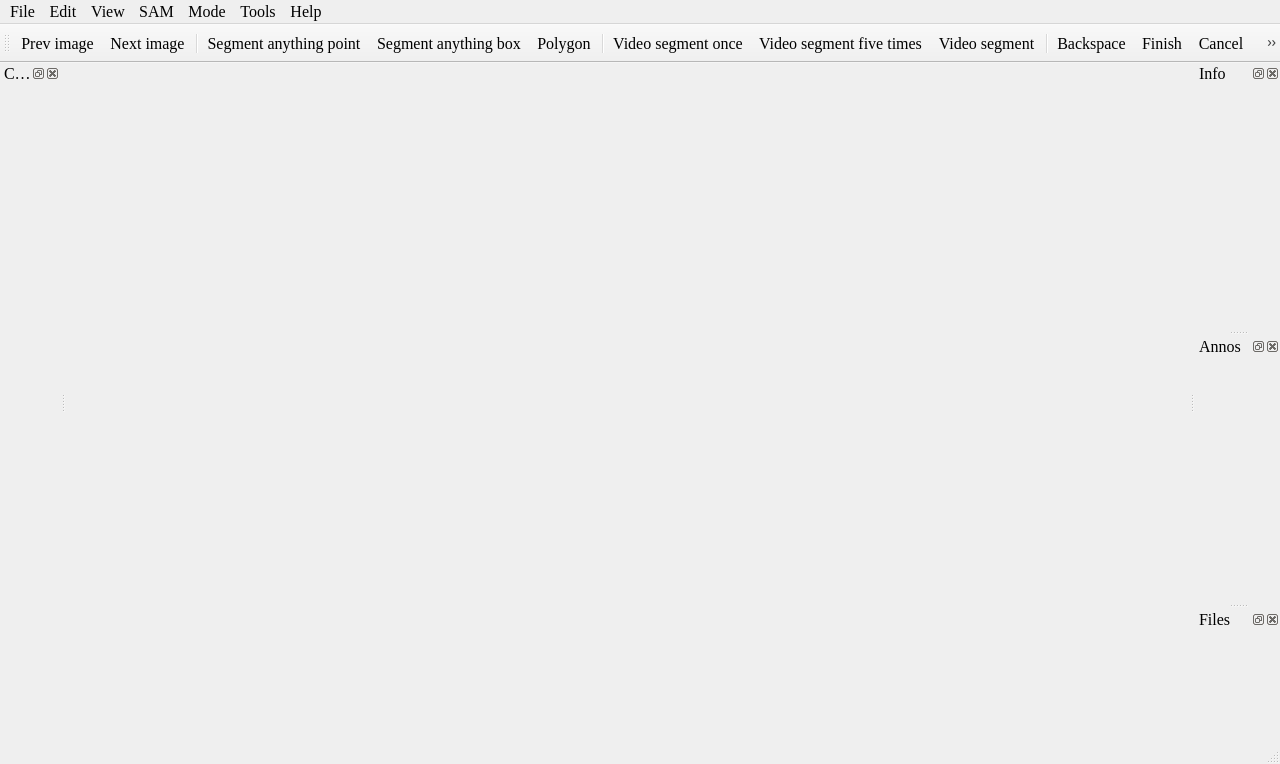
<?xml version="1.0" encoding="UTF-8"?>
<ui version="4.0">
 <class>MainWindow</class>
 <widget class="QMainWindow" name="MainWindow">
  <property name="geometry">
   <rect>
    <x>0</x>
    <y>0</y>
    <width>1280</width>
    <height>764</height>
   </rect>
  </property>
  <property name="minimumSize">
   <size>
    <width>800</width>
    <height>600</height>
   </size>
  </property>
  <property name="font">
   <font>
    <family>Times New Roman</family>
    <pointsize>12</pointsize>
   </font>
  </property>
  <property name="windowTitle">
   <string>ISAT</string>
  </property>
  <property name="windowIcon">
   <iconset resource="../icons.qrc">
    <normaloff>:/icon/icons/ISAT13_100.svg</normaloff>:/icon/icons/ISAT13_100.svg</iconset>
  </property>
  <widget class="QWidget" name="centralwidget">
   <layout class="QVBoxLayout" name="verticalLayout">
    <property name="spacing">
     <number>0</number>
    </property>
    <property name="leftMargin">
     <number>0</number>
    </property>
    <property name="topMargin">
     <number>0</number>
    </property>
    <property name="rightMargin">
     <number>0</number>
    </property>
    <property name="bottomMargin">
     <number>0</number>
    </property>
   </layout>
  </widget>
  <widget class="QMenuBar" name="menubar">
   <property name="enabled">
    <bool>true</bool>
   </property>
   <property name="geometry">
    <rect>
     <x>0</x>
     <y>0</y>
     <width>1280</width>
     <height>29</height>
    </rect>
   </property>
   <property name="font">
    <font>
     <family>Times New Roman</family>
     <pointsize>12</pointsize>
    </font>
   </property>
   <property name="autoFillBackground">
    <bool>false</bool>
   </property>
   <property name="defaultUp">
    <bool>false</bool>
   </property>
   <property name="nativeMenuBar">
    <bool>true</bool>
   </property>
   <widget class="QMenu" name="menuFile">
    <property name="font">
     <font>
      <family>Times New Roman</family>
      <pointsize>12</pointsize>
     </font>
    </property>
    <property name="title">
     <string>File</string>
    </property>
    <addaction name="actionOpen_dir"/>
    <addaction name="actionSave_dir"/>
    <addaction name="separator"/>
    <addaction name="actionPrev"/>
    <addaction name="actionNext"/>
    <addaction name="separator"/>
    <addaction name="actionSetting"/>
    <addaction name="actionExit"/>
   </widget>
   <widget class="QMenu" name="menuView">
    <property name="font">
     <font>
      <family>Times New Roman</family>
      <pointsize>12</pointsize>
     </font>
    </property>
    <property name="title">
     <string>View</string>
    </property>
    <addaction name="separator"/>
    <addaction name="actionZoom_in"/>
    <addaction name="actionZoom_out"/>
    <addaction name="actionFit_wiondow"/>
    <addaction name="separator"/>
    <addaction name="actionBit_map"/>
    <addaction name="separator"/>
   </widget>
   <widget class="QMenu" name="menuAbout">
    <property name="font">
     <font>
      <family>Times New Roman</family>
      <pointsize>12</pointsize>
     </font>
    </property>
    <property name="title">
     <string>Help</string>
    </property>
    <widget class="QMenu" name="menuLaguage">
     <property name="title">
      <string>Laguage</string>
     </property>
     <property name="icon">
      <iconset resource="../icons.qrc">
       <normaloff>:/icon/icons/翻译_translate.svg</normaloff>:/icon/icons/翻译_translate.svg</iconset>
     </property>
     <addaction name="actionChinese"/>
     <addaction name="actionEnglish"/>
    </widget>
    <addaction name="menuLaguage"/>
    <addaction name="actionShortcut"/>
    <addaction name="actionAbout"/>
   </widget>
   <widget class="QMenu" name="menuTools">
    <property name="enabled">
     <bool>true</bool>
    </property>
    <property name="font">
     <font>
      <family>Times New Roman</family>
      <pointsize>12</pointsize>
     </font>
    </property>
    <property name="title">
     <string>Tools</string>
    </property>
    <addaction name="separator"/>
    <addaction name="actionConverter"/>
    <addaction name="actionVideo_to_frames"/>
    <addaction name="actionAuto_segment"/>
    <addaction name="actionAnno_validator"/>
   </widget>
   <widget class="QMenu" name="menuEdit">
    <property name="font">
     <font>
      <family>Times New Roman</family>
      <pointsize>12</pointsize>
     </font>
    </property>
    <property name="title">
     <string>Edit</string>
    </property>
    <addaction name="actionSegment_anything"/>
    <addaction name="actionSegment_anything_box"/>
    <addaction name="actionPolygon"/>
    <addaction name="separator"/>
    <addaction name="actionVideo_segment"/>
    <addaction name="actionVideo_segment_once"/>
    <addaction name="actionVideo_segment_five_times"/>
    <addaction name="separator"/>
    <addaction name="actionBackspace"/>
    <addaction name="actionFinish"/>
    <addaction name="actionCancel"/>
    <addaction name="separator"/>
    <addaction name="actionEdit"/>
    <addaction name="actionDelete"/>
    <addaction name="actionSave"/>
    <addaction name="actionAutoSave"/>
    <addaction name="actionCopy"/>
    <addaction name="separator"/>
    <addaction name="actionTo_top"/>
    <addaction name="actionTo_bottom"/>
    <addaction name="separator"/>
    <addaction name="actionUnion"/>
    <addaction name="actionSubtract"/>
    <addaction name="actionIntersect"/>
    <addaction name="actionExclude"/>
   </widget>
   <widget class="QMenu" name="menuMode">
    <property name="font">
     <font>
      <family>Times New Roman</family>
      <pointsize>12</pointsize>
      <weight>50</weight>
      <italic>false</italic>
      <bold>false</bold>
     </font>
    </property>
    <property name="title">
     <string>Mode</string>
    </property>
    <widget class="QMenu" name="menuContour_mode">
     <property name="title">
      <string>Contour mode</string>
     </property>
     <addaction name="actionContour_Max_only"/>
     <addaction name="actionContour_External"/>
     <addaction name="actionContour_All"/>
    </widget>
    <addaction name="menuContour_mode"/>
   </widget>
   <widget class="QMenu" name="menuSAM_model">
    <property name="title">
     <string>SAM</string>
    </property>
    <addaction name="actionModel_manage"/>
    <addaction name="separator"/>
   </widget>
   <addaction name="menuFile"/>
   <addaction name="menuEdit"/>
   <addaction name="menuView"/>
   <addaction name="menuSAM_model"/>
   <addaction name="menuMode"/>
   <addaction name="menuTools"/>
   <addaction name="menuAbout"/>
  </widget>
  <widget class="QStatusBar" name="statusbar">
   <property name="layoutDirection">
    <enum>Qt::LeftToRight</enum>
   </property>
  </widget>
  <widget class="QToolBar" name="toolBar">
   <property name="font">
    <font>
     <family>Times New Roman</family>
     <pointsize>12</pointsize>
    </font>
   </property>
   <property name="windowTitle">
    <string>toolBar</string>
   </property>
   <property name="iconSize">
    <size>
     <width>24</width>
     <height>24</height>
    </size>
   </property>
   <property name="toolButtonStyle">
    <enum>Qt::ToolButtonIconOnly</enum>
   </property>
   <property name="floatable">
    <bool>false</bool>
   </property>
   <attribute name="toolBarArea">
    <enum>TopToolBarArea</enum>
   </attribute>
   <attribute name="toolBarBreak">
    <bool>false</bool>
   </attribute>
   <addaction name="actionPrev"/>
   <addaction name="actionNext"/>
   <addaction name="separator"/>
   <addaction name="actionSegment_anything"/>
   <addaction name="actionSegment_anything_box"/>
   <addaction name="actionPolygon"/>
   <addaction name="separator"/>
   <addaction name="actionVideo_segment_once"/>
   <addaction name="actionVideo_segment_five_times"/>
   <addaction name="actionVideo_segment"/>
   <addaction name="separator"/>
   <addaction name="actionBackspace"/>
   <addaction name="actionFinish"/>
   <addaction name="actionCancel"/>
   <addaction name="separator"/>
   <addaction name="actionEdit"/>
   <addaction name="actionCopy"/>
   <addaction name="actionSave"/>
   <addaction name="actionDelete"/>
   <addaction name="separator"/>
   <addaction name="actionTo_top"/>
   <addaction name="actionTo_bottom"/>
   <addaction name="separator"/>
   <addaction name="actionUnion"/>
   <addaction name="actionSubtract"/>
   <addaction name="actionIntersect"/>
   <addaction name="actionExclude"/>
   <addaction name="separator"/>
   <addaction name="actionZoom_in"/>
   <addaction name="actionZoom_out"/>
   <addaction name="actionFit_wiondow"/>
   <addaction name="actionBit_map"/>
   <addaction name="actionVisible"/>
   <addaction name="actionBlur"/>
  </widget>
  <widget class="QDockWidget" name="info_dock">
   <property name="minimumSize">
    <size>
     <width>85</width>
     <height>43</height>
    </size>
   </property>
   <property name="features">
    <set>QDockWidget::AllDockWidgetFeatures</set>
   </property>
   <property name="windowTitle">
    <string>Info</string>
   </property>
   <attribute name="dockWidgetArea">
    <number>2</number>
   </attribute>
   <widget class="QWidget" name="dockWidgetContents_2"/>
  </widget>
  <widget class="QDockWidget" name="annos_dock">
   <property name="minimumSize">
    <size>
     <width>85</width>
     <height>43</height>
    </size>
   </property>
   <property name="features">
    <set>QDockWidget::AllDockWidgetFeatures</set>
   </property>
   <property name="windowTitle">
    <string>Annos</string>
   </property>
   <attribute name="dockWidgetArea">
    <number>2</number>
   </attribute>
   <widget class="QWidget" name="dockWidgetContents_3"/>
  </widget>
  <widget class="QDockWidget" name="files_dock">
   <property name="windowTitle">
    <string>Files</string>
   </property>
   <attribute name="dockWidgetArea">
    <number>2</number>
   </attribute>
   <widget class="QWidget" name="dockWidgetContents"/>
  </widget>
  <widget class="QDockWidget" name="categories_dock">
   <property name="windowTitle">
    <string>Categories</string>
   </property>
   <attribute name="dockWidgetArea">
    <number>1</number>
   </attribute>
   <widget class="QWidget" name="dockWidgetContents_4">
    <layout class="QVBoxLayout" name="verticalLayout_2"/>
   </widget>
  </widget>
  <action name="actionOpen_dir">
   <property name="icon">
    <iconset resource="../icons.qrc">
     <normaloff>:/icon/icons/照片_pic.svg</normaloff>:/icon/icons/照片_pic.svg</iconset>
   </property>
   <property name="text">
    <string>Images dir</string>
   </property>
   <property name="statusTip">
    <string>Open images dir.</string>
   </property>
  </action>
  <action name="actionZoom_in">
   <property name="icon">
    <iconset resource="../icons.qrc">
     <normaloff>:/icon/icons/放大_zoom-in.svg</normaloff>:/icon/icons/放大_zoom-in.svg</iconset>
   </property>
   <property name="text">
    <string>Zoom in</string>
   </property>
   <property name="statusTip">
    <string>Zoom in.</string>
   </property>
  </action>
  <action name="actionZoom_out">
   <property name="icon">
    <iconset resource="../icons.qrc">
     <normaloff>:/icon/icons/缩小_zoom-out.svg</normaloff>:/icon/icons/缩小_zoom-out.svg</iconset>
   </property>
   <property name="text">
    <string>Zoom out</string>
   </property>
   <property name="statusTip">
    <string>Zoom out.</string>
   </property>
  </action>
  <action name="actionFit_wiondow">
   <property name="icon">
    <iconset resource="../icons.qrc">
     <normaloff>:/icon/icons/全宽_fullwidth.svg</normaloff>:/icon/icons/全宽_fullwidth.svg</iconset>
   </property>
   <property name="text">
    <string>Fit window</string>
   </property>
   <property name="toolTip">
    <string>Fit window</string>
   </property>
   <property name="statusTip">
    <string>Fit window.</string>
   </property>
   <property name="shortcut">
    <string>F</string>
   </property>
  </action>
  <action name="actionSetting">
   <property name="icon">
    <iconset resource="../icons.qrc">
     <normaloff>:/icon/icons/设置_setting-two.svg</normaloff>:/icon/icons/设置_setting-two.svg</iconset>
   </property>
   <property name="text">
    <string>Setting</string>
   </property>
   <property name="statusTip">
    <string>Setting.</string>
   </property>
  </action>
  <action name="actionExit">
   <property name="icon">
    <iconset resource="../icons.qrc">
     <normaloff>:/icon/icons/开关_power.svg</normaloff>:/icon/icons/开关_power.svg</iconset>
   </property>
   <property name="text">
    <string>Exit</string>
   </property>
   <property name="toolTip">
    <string>Exit</string>
   </property>
   <property name="statusTip">
    <string>Exit.</string>
   </property>
  </action>
  <action name="actionSave_dir">
   <property name="icon">
    <iconset resource="../icons.qrc">
     <normaloff>:/icon/icons/文件夹-开_folder-open.svg</normaloff>:/icon/icons/文件夹-开_folder-open.svg</iconset>
   </property>
   <property name="text">
    <string>Label dir</string>
   </property>
   <property name="statusTip">
    <string>Open label dir.</string>
   </property>
  </action>
  <action name="actionSave">
   <property name="icon">
    <iconset resource="../icons.qrc">
     <normaloff>:/icon/icons/保存_save.svg</normaloff>:/icon/icons/保存_save.svg</iconset>
   </property>
   <property name="text">
    <string>Save</string>
   </property>
   <property name="statusTip">
    <string>Save annotation.</string>
   </property>
   <property name="shortcut">
    <string>S</string>
   </property>
  </action>
  <action name="actionPrev">
   <property name="checkable">
    <bool>false</bool>
   </property>
   <property name="icon">
    <iconset resource="../icons.qrc">
     <normaloff>:/icon/icons/上一步_back.svg</normaloff>:/icon/icons/上一步_back.svg</iconset>
   </property>
   <property name="text">
    <string>Prev image</string>
   </property>
   <property name="toolTip">
    <string>Prev image</string>
   </property>
   <property name="statusTip">
    <string>Prev image.</string>
   </property>
   <property name="shortcut">
    <string>A</string>
   </property>
   <property name="menuRole">
    <enum>QAction::TextHeuristicRole</enum>
   </property>
   <property name="priority">
    <enum>QAction::NormalPriority</enum>
   </property>
  </action>
  <action name="actionNext">
   <property name="icon">
    <iconset resource="../icons.qrc">
     <normaloff>:/icon/icons/下一步_next.svg</normaloff>:/icon/icons/下一步_next.svg</iconset>
   </property>
   <property name="text">
    <string>Next image</string>
   </property>
   <property name="toolTip">
    <string>Next image</string>
   </property>
   <property name="statusTip">
    <string>Next image.</string>
   </property>
   <property name="shortcut">
    <string>D</string>
   </property>
  </action>
  <action name="actionShortcut">
   <property name="icon">
    <iconset resource="../icons.qrc">
     <normaloff>:/icon/icons/键盘_keyboard-one.svg</normaloff>:/icon/icons/键盘_keyboard-one.svg</iconset>
   </property>
   <property name="text">
    <string>Shortcut</string>
   </property>
  </action>
  <action name="actionAbout">
   <property name="icon">
    <iconset resource="../icons.qrc">
     <normaloff>:/icon/icons/我的_me.svg</normaloff>:/icon/icons/我的_me.svg</iconset>
   </property>
   <property name="text">
    <string>About</string>
   </property>
  </action>
  <action name="actionSegment_anything">
   <property name="icon">
    <iconset resource="../icons.qrc">
     <normaloff>:/icon/icons/M_Favicon.ico</normaloff>:/icon/icons/M_Favicon.ico</iconset>
   </property>
   <property name="text">
    <string>Segment anything point</string>
   </property>
   <property name="toolTip">
    <string>Segment anything point</string>
   </property>
   <property name="statusTip">
    <string>Quick annotate using Segment anything.</string>
   </property>
   <property name="shortcut">
    <string>Q</string>
   </property>
  </action>
  <action name="actionDelete">
   <property name="enabled">
    <bool>false</bool>
   </property>
   <property name="icon">
    <iconset resource="../icons.qrc">
     <normaloff>:/icon/icons/删除_delete.svg</normaloff>:/icon/icons/删除_delete.svg</iconset>
   </property>
   <property name="text">
    <string>Delete</string>
   </property>
   <property name="toolTip">
    <string>Delete polygon</string>
   </property>
   <property name="statusTip">
    <string>Delete polygon.</string>
   </property>
   <property name="shortcut">
    <string>Del</string>
   </property>
  </action>
  <action name="actionBit_map">
   <property name="checkable">
    <bool>false</bool>
   </property>
   <property name="icon">
    <iconset resource="../icons.qrc">
     <normaloff>:/icon/icons/照片_pic.svg</normaloff>:/icon/icons/照片_pic.svg</iconset>
   </property>
   <property name="text">
    <string>Bit map</string>
   </property>
   <property name="statusTip">
    <string>Show instance or segmeent state.</string>
   </property>
   <property name="shortcut">
    <string>Space</string>
   </property>
  </action>
  <action name="actionEdit">
   <property name="enabled">
    <bool>false</bool>
   </property>
   <property name="icon">
    <iconset resource="../icons.qrc">
     <normaloff>:/icon/icons/编辑_edit.svg</normaloff>:/icon/icons/编辑_edit.svg</iconset>
   </property>
   <property name="text">
    <string>Edit</string>
   </property>
   <property name="toolTip">
    <string>Edit polygon</string>
   </property>
   <property name="statusTip">
    <string>Edit polygon attribute.</string>
   </property>
  </action>
  <action name="actionTo_top">
   <property name="enabled">
    <bool>false</bool>
   </property>
   <property name="icon">
    <iconset resource="../icons.qrc">
     <normaloff>:/icon/icons/去顶部_to-top.svg</normaloff>:/icon/icons/去顶部_to-top.svg</iconset>
   </property>
   <property name="text">
    <string>To top</string>
   </property>
   <property name="toolTip">
    <string>Move polygon to top layer</string>
   </property>
   <property name="statusTip">
    <string>Move polygon to top layer.</string>
   </property>
   <property name="shortcut">
    <string>T</string>
   </property>
  </action>
  <action name="actionTo_bottom">
   <property name="enabled">
    <bool>false</bool>
   </property>
   <property name="icon">
    <iconset resource="../icons.qrc">
     <normaloff>:/icon/icons/去底部_to-bottom.svg</normaloff>:/icon/icons/去底部_to-bottom.svg</iconset>
   </property>
   <property name="text">
    <string>To bottom</string>
   </property>
   <property name="toolTip">
    <string>Move polygon to bottom layer</string>
   </property>
   <property name="statusTip">
    <string>Move polygon to bottom layer.</string>
   </property>
   <property name="shortcut">
    <string>B</string>
   </property>
  </action>
  <action name="actionChinese">
   <property name="checkable">
    <bool>true</bool>
   </property>
   <property name="text">
    <string>中文</string>
   </property>
   <property name="font">
    <font>
     <family>Times New Roman</family>
     <pointsize>12</pointsize>
    </font>
   </property>
  </action>
  <action name="actionEnglish">
   <property name="checkable">
    <bool>true</bool>
   </property>
   <property name="text">
    <string>English</string>
   </property>
   <property name="font">
    <font>
     <family>Times New Roman</family>
     <pointsize>12</pointsize>
    </font>
   </property>
  </action>
  <action name="actionBackspace">
   <property name="icon">
    <iconset resource="../icons.qrc">
     <normaloff>:/icon/icons/删除_delete-two.svg</normaloff>:/icon/icons/删除_delete-two.svg</iconset>
   </property>
   <property name="text">
    <string>Backspace</string>
   </property>
   <property name="toolTip">
    <string>Backspace</string>
   </property>
   <property name="statusTip">
    <string>Backspace.</string>
   </property>
   <property name="shortcut">
    <string>Z</string>
   </property>
  </action>
  <action name="actionCancel">
   <property name="icon">
    <iconset resource="../icons.qrc">
     <normaloff>:/icon/icons/关闭_close-one.svg</normaloff>:/icon/icons/关闭_close-one.svg</iconset>
   </property>
   <property name="text">
    <string>Cancel</string>
   </property>
   <property name="toolTip">
    <string>Annotate canceled</string>
   </property>
   <property name="statusTip">
    <string>Annotate canceled.</string>
   </property>
   <property name="shortcut">
    <string>Esc</string>
   </property>
  </action>
  <action name="actionFinish">
   <property name="icon">
    <iconset resource="../icons.qrc">
     <normaloff>:/icon/icons/校验_check-one.svg</normaloff>:/icon/icons/校验_check-one.svg</iconset>
   </property>
   <property name="text">
    <string>Finish</string>
   </property>
   <property name="toolTip">
    <string>Annotate finished</string>
   </property>
   <property name="statusTip">
    <string>Annotate finished.</string>
   </property>
   <property name="shortcut">
    <string>E</string>
   </property>
  </action>
  <action name="actionPolygon">
   <property name="icon">
    <iconset resource="../icons.qrc">
     <normaloff>:/icon/icons/锚点_anchor.svg</normaloff>:/icon/icons/锚点_anchor.svg</iconset>
   </property>
   <property name="text">
    <string>Polygon</string>
   </property>
   <property name="toolTip">
    <string>Draw polygon</string>
   </property>
   <property name="statusTip">
    <string>Accurately annotate by drawing polygon. </string>
   </property>
   <property name="shortcut">
    <string>C</string>
   </property>
  </action>

  <action name="actionVisible">
   <property name="icon">
    <iconset resource="../icons.qrc">
     <normaloff>:/icon/icons/眼睛_eyes.svg</normaloff>:/icon/icons/眼睛_eyes.svg</iconset>
   </property>
   <property name="text">
    <string>Visible</string>
   </property>
   <property name="toolTip">
    <string>Visible</string>
   </property>
   <property name="statusTip">
    <string>Visible.</string>
   </property>
   <property name="shortcut">
    <string>V</string>
   </property>
  </action>

  <action name="actionBlur">
   <property name="icon">
    <iconset resource="../icons.qrc">
     <normaloff>:/icon/icons/模糊判断_blur.svg</normaloff>:/icon/icons/模糊判断_blur.svg</iconset>
   </property>
<!--   <property name="text">-->
<!--    <string>Blur</string>-->
<!--   </property>-->
<!--   <property name="toolTip">-->
<!--    <string>Visible</string>-->
<!--   </property>-->
<!--   <property name="statusTip">-->
<!--    <string>Visible.</string>-->
<!--   </property>-->
  </action>


  <action name="actionContour_Max_only">
   <property name="checkable">
    <bool>true</bool>
   </property>
   <property name="text">
    <string>Max only</string>
   </property>
   <property name="statusTip">
    <string>Max contour save only.</string>
   </property>
   <property name="whatsThis">
    <string>Max contour save only.</string>
   </property>
   <property name="font">
    <font>
     <family>Times New Roman</family>
     <pointsize>12</pointsize>
    </font>
   </property>
  </action>
  <action name="actionContour_External">
   <property name="checkable">
    <bool>true</bool>
   </property>
   <property name="text">
    <string>External</string>
   </property>
   <property name="statusTip">
    <string>External contour save only.</string>
   </property>
   <property name="whatsThis">
    <string>External contour save only.</string>
   </property>
   <property name="font">
    <font>
     <family>Times New Roman</family>
     <pointsize>12</pointsize>
    </font>
   </property>
  </action>
  <action name="actionContour_All">
   <property name="checkable">
    <bool>true</bool>
   </property>
   <property name="text">
    <string>All</string>
   </property>
   <property name="statusTip">
    <string>All contour save.</string>
   </property>
   <property name="whatsThis">
    <string>All contour save.</string>
   </property>
   <property name="font">
    <font>
     <family>Times New Roman</family>
     <pointsize>12</pointsize>
    </font>
   </property>
  </action>
  <action name="actionModel_manage">
   <property name="icon">
    <iconset resource="../icons.qrc">
     <normaloff>:/icon/icons/列表_list-middle.svg</normaloff>:/icon/icons/列表_list-middle.svg</iconset>
   </property>
   <property name="text">
    <string>Model manage</string>
   </property>
   <property name="statusTip">
    <string>Model manage.</string>
   </property>
   <property name="whatsThis">
    <string>Model manage.</string>
   </property>
   <property name="font">
    <font>
     <family>Times New Roman</family>
     <pointsize>12</pointsize>
    </font>
   </property>
  </action>
  <action name="actionConverter">
   <property name="icon">
    <iconset resource="../icons.qrc">
     <normaloff>:/icon/icons/转换文件夹1_folder-conversion-one.svg</normaloff>:/icon/icons/转换文件夹1_folder-conversion-one.svg</iconset>
   </property>
   <property name="text">
    <string>Converter</string>
   </property>
  </action>
  <action name="actionAuto_segment">
   <property name="icon">
    <iconset resource="../icons.qrc">
     <normaloff>:/icon/icons/M_Favicon.ico</normaloff>:/icon/icons/M_Favicon.ico</iconset>
   </property>
   <property name="text">
    <string>Auto segment with bounding box</string>
   </property>
  </action>
  <action name="actionAnno_validator">
   <property name="icon">
    <iconset resource="../icons.qrc">
     <normaloff>:/icon/icons/检查_inspection.svg</normaloff>:/icon/icons/检查_inspection.svg</iconset>
   </property>
   <property name="text">
    <string>Annos validator</string>
   </property>
  </action>
  <action name="actionCopy">
   <property name="icon">
    <iconset resource="../icons.qrc">
     <normaloff>:/icon/icons/复制_copy.svg</normaloff>:/icon/icons/复制_copy.svg</iconset>
   </property>
   <property name="text">
    <string>Copy</string>
   </property>
   <property name="shortcut">
    <string>Ctrl+C</string>
   </property>
  </action>
  <action name="actionUnion">
   <property name="icon">
    <iconset resource="../icons.qrc">
     <normaloff>:/icon/icons/合并选择_union-selection.svg</normaloff>:/icon/icons/合并选择_union-selection.svg</iconset>
   </property>
   <property name="text">
    <string>Union</string>
   </property>
   <property name="statusTip">
    <string>Select two polygons from the canvas and calculate their union. </string>
   </property>
   <property name="shortcut">
    <string>Ctrl+A</string>
   </property>
  </action>
  <action name="actionSubtract">
   <property name="icon">
    <iconset resource="../icons.qrc">
     <normaloff>:/icon/icons/减去上一层_subtract-selection-one.svg</normaloff>:/icon/icons/减去上一层_subtract-selection-one.svg</iconset>
   </property>
   <property name="text">
    <string>Subtract</string>
   </property>
   <property name="statusTip">
    <string>Select two polygons from the canvas and calculate their subtract. </string>
   </property>
   <property name="shortcut">
    <string>Ctrl+D</string>
   </property>
  </action>
  <action name="actionIntersect">
   <property name="icon">
    <iconset resource="../icons.qrc">
     <normaloff>:/icon/icons/相交选择_intersect-selection.svg</normaloff>:/icon/icons/相交选择_intersect-selection.svg</iconset>
   </property>
   <property name="text">
    <string>Intersect</string>
   </property>
   <property name="statusTip">
    <string>Select two polygons from the canvas and calculate their intersect. </string>
   </property>
   <property name="shortcut">
    <string>Ctrl+Q</string>
   </property>
  </action>
  <action name="actionExclude">
   <property name="icon">
    <iconset resource="../icons.qrc">
     <normaloff>:/icon/icons/排除选择_exclude-selection.svg</normaloff>:/icon/icons/排除选择_exclude-selection.svg</iconset>
   </property>
   <property name="text">
    <string>Exclude</string>
   </property>
   <property name="statusTip">
    <string>Select two polygons from the canvas and calculate their exclude. </string>
   </property>
   <property name="shortcut">
    <string>Ctrl+E</string>
   </property>
  </action>
  <action name="actionAutoSave">
   <property name="checkable">
    <bool>true</bool>
   </property>
   <property name="checked">
    <bool>false</bool>
   </property>
   <property name="text">
    <string>Auto save</string>
   </property>
  </action>
  <action name="actionVideo_segment">
   <property name="icon">
    <iconset resource="../icons.qrc">
     <normaloff>:/icon/icons/play-all.svg</normaloff>:/icon/icons/play-all.svg</iconset>
   </property>
   <property name="text">
    <string>Video segment</string>
   </property>
   <property name="statusTip">
    <string>Video segment full frames.(only support sam2 model)</string>
   </property>
  </action>
  <action name="actionVideo_segment_once">
   <property name="icon">
    <iconset resource="../icons.qrc">
     <normaloff>:/icon/icons/play-1.svg</normaloff>:/icon/icons/play-1.svg</iconset>
   </property>
   <property name="text">
    <string>Video segment once</string>
   </property>
   <property name="statusTip">
    <string>Video segment the next frame.(only support sam2 model)</string>
   </property>
  </action>
  <action name="actionVideo_segment_five_times">
   <property name="icon">
    <iconset resource="../icons.qrc">
     <normaloff>:/icon/icons/play-5.svg</normaloff>:/icon/icons/play-5.svg</iconset>
   </property>
   <property name="text">
    <string>Video segment five times</string>
   </property>
   <property name="statusTip">
    <string>Video segment next five frames.(only support sam2 model)</string>
   </property>
  </action>
  <action name="actionVideo_to_frames">
   <property name="icon">
    <iconset resource="../icons.qrc">
     <normaloff>:/icon/icons/视频_video-two.svg</normaloff>:/icon/icons/视频_video-two.svg</iconset>
   </property>
   <property name="text">
    <string>Video to frames</string>
   </property>
  </action>
  <action name="actionSegment_anything_box">
   <property name="icon">
    <iconset resource="../icons.qrc">
     <normaloff>:/icon/icons/小矩形_rectangle-small.svg</normaloff>:/icon/icons/小矩形_rectangle-small.svg</iconset>
   </property>
   <property name="text">
    <string>Segment anything box</string>
   </property>
   <property name="statusTip">
    <string>Quick annotate using Segment anything.</string>
   </property>
   <property name="shortcut">
    <string>W</string>
   </property>
  </action>
 </widget>
 <resources>
  <include location="../icons.qrc"/>
 </resources>
 <connections/>
</ui>
